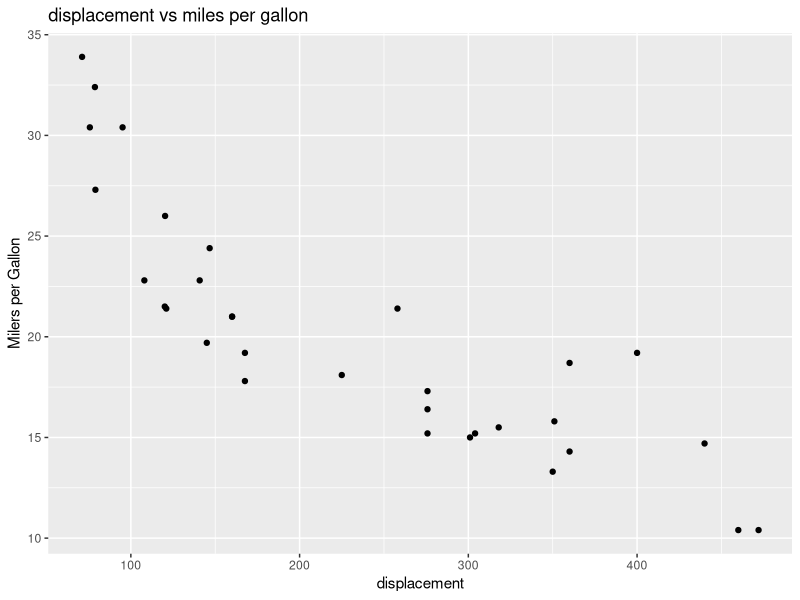
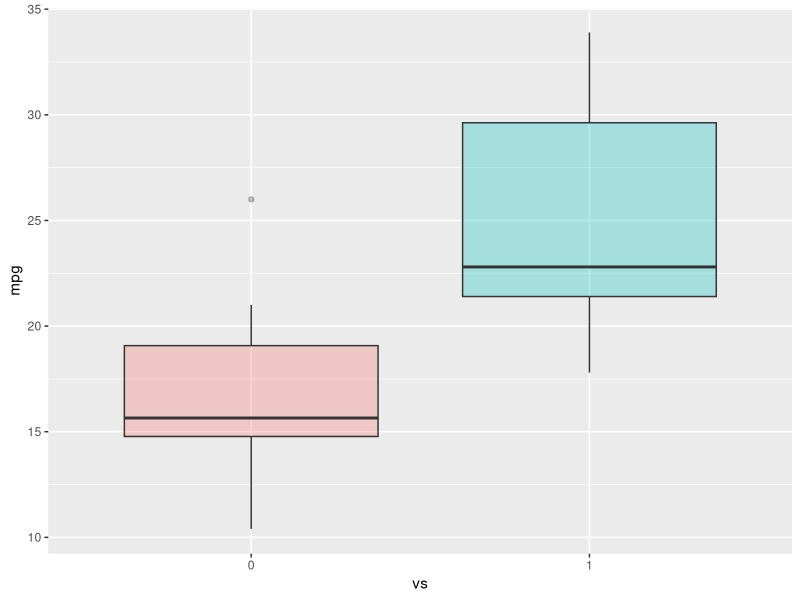
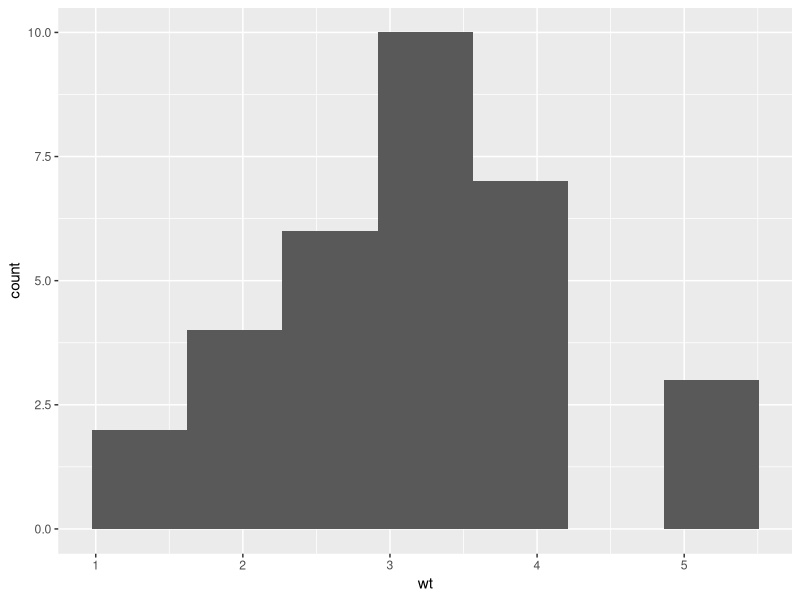

Source code (R) for these figures, in order:
library(datasets)
#Load Data
data(mtcars)
#View first 5 rows
head(mtcars, 5)
?mtcars
#load library package of ggplot2
library(ggplot2)
#create a Scatter Plot of miles per gallon (mpg) and displacement (disp)
ggplot(aes(x=disp,y=mpg,),data=mtcars)+geom_point()+ggtitle('displacement vs miles per gallon')+labs(x='displacement',y= ('Milers per Gallon'))
#Assign V-S Shaped Engines as Factors
mtcars$vs<-as.character(mtcars$vs)
#Create Colored Box Plot
ggplot(aes(x=vs,y=mpg,fill = vs),data=mtcars)+geom_boxplot(alpha=0.3)+theme(legend.position = 'none')
#Defining bw according to Freedman-Diaconis Rule
bw <- 2 * IQR(mtcars$wt) / length(mtcars$wt)^(1/3)
#Create Histogram based on wt
ggplot(aes(x=wt),data = mtcars)+geom_histogram(binwidth = bw)
